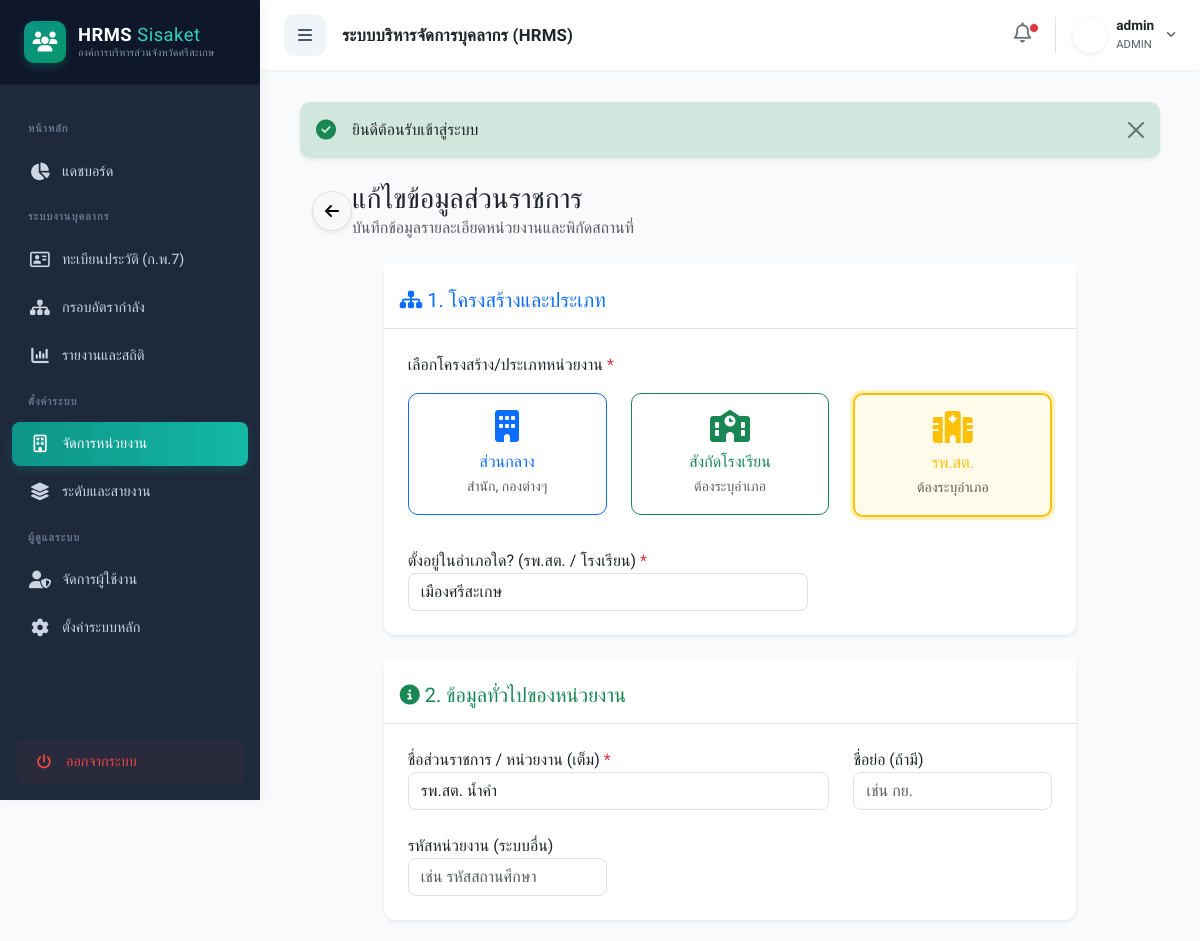
The page /index.php?action=department_edit&id=9 (signed in, upper part) on the database as committed earlier.
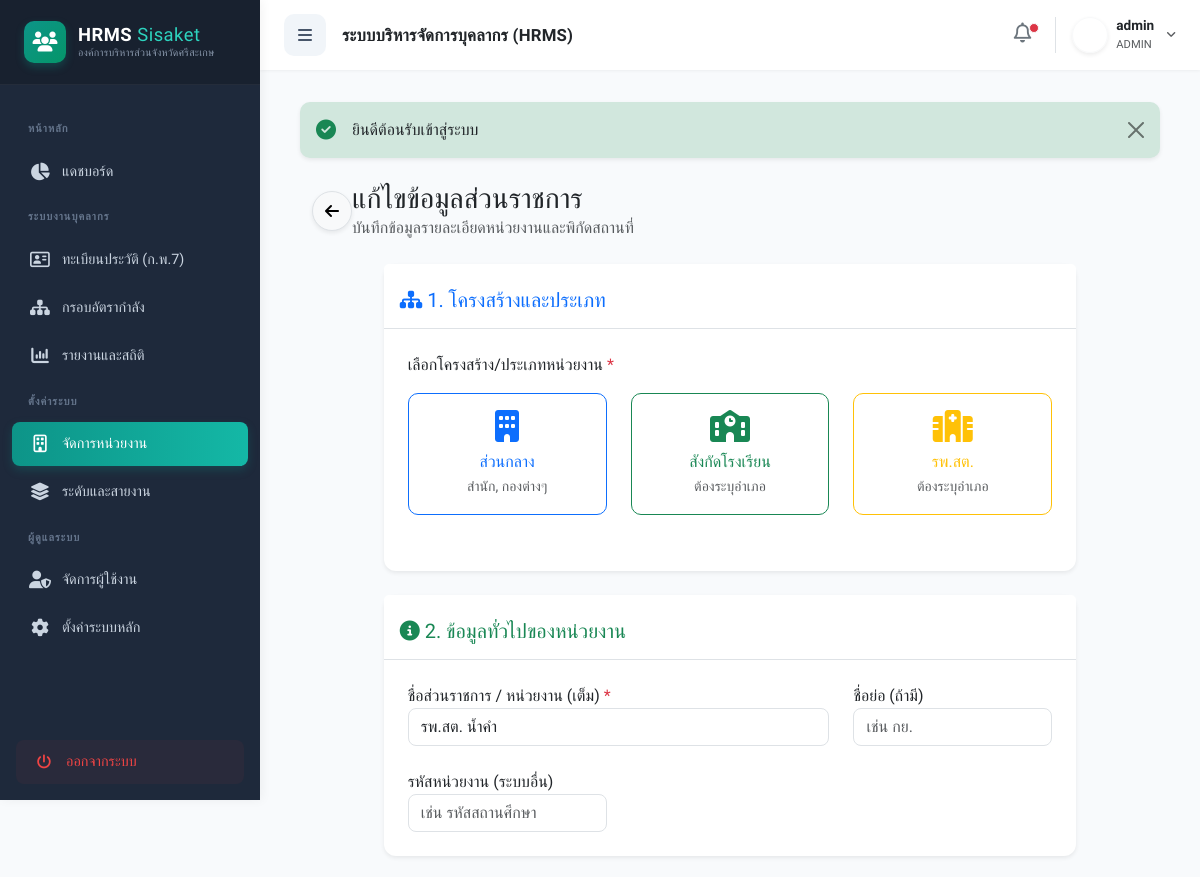
The same page on the database as committed later.
### tables this page shows
CREATE TABLE `departments` (
  `id` int(11) NOT NULL,
  `name` varchar(255) NOT NULL,
  `type` varchar(100) NOT NULL,
  `created_at` timestamp NOT NULL DEFAULT current_timestamp(),
  `dept_type` enum('central','school','health') NOT NULL DEFAULT 'central' COMMENT 'ประเภท: ส่วนกลาง, โรงเรียน, รพ.สต.',
  `amphoe` varchar(100) DEFAULT NULL COMMENT 'ชื่ออำเภอ (สำหรับ รพ.สต.)',
  `status` enum('active','inactive') NOT NULL DEFAULT 'active' COMMENT 'สถานะการใช้งาน',
  `dept_code` varchar(50) DEFAULT NULL COMMENT 'รหัสหน่วยงาน',
  `short_name` varchar(100) DEFAULT NULL COMMENT 'ชื่อย่อ',
  `phone` varchar(50) DEFAULT NULL COMMENT 'เบอร์โทรศัพท์',
  `email` varchar(100) DEFAULT NULL COMMENT 'อีเมล',
  `address` text DEFAULT NULL COMMENT 'ที่อยู่หน่วยงาน',
  `latitude` varchar(50) DEFAULT NULL COMMENT 'ละติจูด',
  `longitude` varchar(50) DEFAULT NULL COMMENT 'ลองจิจูด'
);

### models/Department.php (called while the page is built, shortened)
<?php
class Department {
    private $conn;
    private $table_name = "departments";
    public function __construct($db) { $this->conn = $db; }
    public function readOne($id) {
        $query = "SELECT * FROM " . $this->table_name . " WHERE id = ? LIMIT 1";
        $stmt = $this->conn->prepare($query);
        $stmt->bindParam(1, $id);
        $stmt->execute();
        return $stmt->fetch(PDO::FETCH_ASSOC);
    }
}
?>

### views/department/form.php (the view, shortened to what the changed rows need)
<?php include 'views/layout/header.php'; ?>
<?php
$is_edit = isset($department);
$action_url = $is_edit ? "index.php?action=department_update" : "index.php?action=department_store";
$d_type = $is_edit ? $department['dept_type'] : 'central';
$d_amphoe = $is_edit ? $department['amphoe'] : '';
$amphoes = ["เมืองศรีสะเกษ", "ยางชุมน้อย", "กันทรารมย์", "กันทรลักษ์", "ขุขันธ์", "ไพรบึง", "ปรางค์กู่", "ขุนหาญ", "ราษีไศล", "อุทุมพรพิสัย", "บึงบูรพ์", "ห้วยทับทัน", "โนนคูณ", "ศรีรัตนะ", "น้ำเกลี้ยง", "วังหิน", "ภูสิงห์", "เมืองจันทร์", "เบญจลักษ์", "พยุห์", "โพธิ์ศรีสุวรรณ", "ศิลาลาด"];
?>
<div class="container-fluid mb-5">
    <div class="d-flex align-items-center mb-4">
        <a href="index.php?action=departments" class="btn btn-light border mr-3 rounded-circle shadow-sm" style="width: 40px; height: 40px; display: flex; align-items: center; justify-content: center;">
            <i class="fas fa-arrow-left"></i>
        </a>
        <div>
            <h2 class="h3 font-weight-bold text-dark mb-0">
                <?= $is_edit ? 'แก้ไขข้อมูลส่วนราชการ' : 'เพิ่มส่วนราชการ/หน่วยงานใหม่' ?>
            </h2>
            <p class="text-muted mb-0">บันทึกข้อมูลรายละเอียดหน่วยงานและพิกัดสถานที่</p>
        </div>
    </div>
    <div class="row justify-content-center">
        <div class="col-lg-10">
            <form action="<?= $action_url ?>" method="POST">
                <div class="card shadow-sm border-0 mb-4" style="border-radius: 12px;">
                    <div class="card-header bg-white border-bottom pt-4 pb-3">
                        <h5 class="font-weight-bold text-primary mb-0"><i class="fas fa-sitemap mr-2"></i> 1. โครงสร้างและประเภท</h5>
                    </div>
                    <div class="card-body p-4">
                        <div class="form-group mb-4">
                            <label class="font-weight-bold text-dark mb-3">เลือกโครงสร้าง/ประเภทหน่วยงาน <span class="text-danger">*</span></label>
                            <div class="row">
                                <div class="col-md-4 mb-2">
                                    <div class="custom-control custom-radio custom-control-inline w-100 p-0">
                                        <label class="btn btn-outline-primary w-100 text-left px-3 py-3" for="type_central" style="border-radius: 10px;">
                                            <i class="fas fa-building fa-2x mb-2 d-block"></i>
                                            <span class="font-weight-bold d-block">ส่วนกลาง</span>
                                            <small class="text-muted">สำนัก, กองต่างๆ</small>
                                        </label>
                                    </div>
                                </div>
                                <div class="col-md-4 mb-2">
                                    <div class="custom-control custom-radio custom-control-inline w-100 p-0">
                                        <label class="btn btn-outline-success w-100 text-left px-3 py-3" for="type_school" style="border-radius: 10px;">
                                            <i class="fas fa-school fa-2x mb-2 d-block"></i>
                                            <span class="font-weight-bold d-block">สังกัดโรงเรียน</span>
                                            <small class="text-muted">ต้องระบุอำเภอ</small>
                                        </label>
                                    </div>
                                </div>
                                <div class="col-md-4 mb-2">
                                    <div class="custom-control custom-radio custom-control-inline w-100 p-0">
                                        <label class="btn btn-outline-warning w-100 text-left px-3 py-3" for="type_health" style="border-radius: 10px;">
                                            <i class="fas fa-hospital fa-2x mb-2 d-block"></i>
                                            <span class="font-weight-bold d-block">รพ.สต.</span>
                                            <small class="text-muted">ต้องระบุอำเภอ</small>
                                        </label>
                                    </div>
                                </div>
                            </div>
                        </div>
                        <div class="form-group mb-0" id="amphoeWrapper" style="display: <?= in_array($d_type, ['health', 'school']) ? 'block' : 'none' ?>;">
                            <label class="font-weight-bold text-dark" for="amphoe">ตั้งอยู่ในอำเภอใด? (รพ.สต. / โรงเรียน) <span class="text-danger">*</span></label>
                            <select class="form-control" id="amphoe" name="amphoe" style="border-radius: 8px; max-width: 400px;" <?= in_array($d_type, ['health', 'school']) ? 'required' : '' ?>>
                                <?php foreach($amphoes as $amp): ?>
                                    <option value="<?= $amp ?>" <?= $d_amphoe == $amp ? 'selected' : '' ?>><?= $amp ?></option>
                                <?php endforeach; ?>
                            </select>
                        </div>
                    </div>
                </div>
                <div class="card shadow-sm border-0 mb-4" style="border-radius: 12px;">
                    <div class="card-header bg-white border-bottom pt-4 pb-3">
                        <h5 class="font-weight-bold text-success mb-0"><i class="fas fa-info-circle mr-2"></i> 2. ข้อมูลทั่วไปของหน่วยงาน</h5>
                    </div>
                    <div class="card-body p-4">
                        <div class="row">
                            <div class="col-md-8">
                                <div class="form-group mb-4">
                                    <label class="font-weight-bold text-dark" for="name">ชื่อส่วนราชการ / หน่วยงาน (เต็ม) <span class="text-danger">*</span></label>
                                    <input type="text" class="form-control" id="name" name="name"
                                           value="<?= htmlspecialchars($department['name'] ?? '') ?>" required
                                           placeholder="เช่น กองยุทธศาสตร์และงบประมาณ" style="border-radius: 8px;">
                                </div>
                            </div>
                            <div class="col-md-4">
                                <div class="form-group mb-4">
                                    <label class="font-weight-bold text-dark" for="short_name">ชื่อย่อ (ถ้ามี)</label>
                                    <input type="text" class="form-control" id="short_name" name="short_name"
                                           value="<?= htmlspecialchars($department['short_name'] ?? '') ?>"
                                           placeholder="เช่น กย." style="border-radius: 8px;">
                                </div>
                            </div>
                        </div>
                        <div class="row">
                            <div class="col-md-4">
                                <div class="form-group mb-0">
                                    <label class="font-weight-bold text-dark" for="dept_code">รหัสหน่วยงาน (ระบบอื่น)</label>
                                    <input type="text" class="form-control" id="dept_code" name="dept_code"
                                           value="<?= htmlspecialchars($department['dept_code'] ?? '') ?>"
                                           placeholder="เช่น รหัสสถานศึกษา" style="border-radius: 8px;">
                                </div>
                            </div>
                        </div>
                    </div>
                </div>
            </form>
        </div>
    </div>
</div>
<?php include 'views/layout/footer.php'; ?>

Rows that differ between the two databases and show on the page:
changed departments "รพ.สต. น้ำคำ": dept_type "health" → empty (drawn); amphoe "เมืองศรีสะเกษ" → (not shown)
Other text that changed with them:
text no longer shown: "ตั้งอยู่ในอำเภอใด? (รพ.สต. / โรงเรียน) *"
